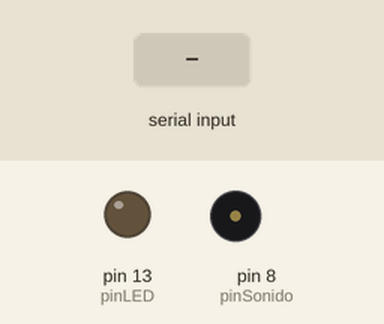
Recording of a sketch running on a simulated Arduino Uno, built with avr-gcc and run on an emulated ATmega328P. Parts: output pins drawn as LEDs (lit = HIGH), buzzer (waves = sounding). The test bench sets the inputs (shaded band).

Above: at 1.2 s.
1.3 s: "a" received over Serial
At 2.1 s:
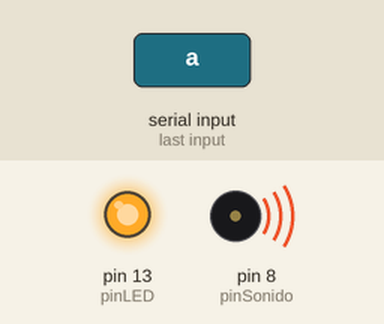
2.8 s: "b" received over Serial
At 3.3 s:
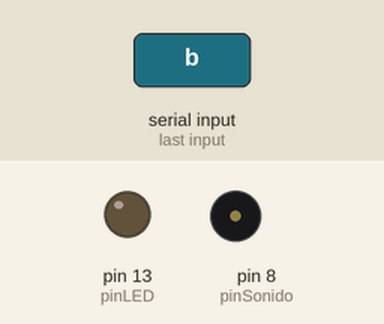
Timing chart, 0 to 5.8 s (numbered marks = the images above; inputs shaded):
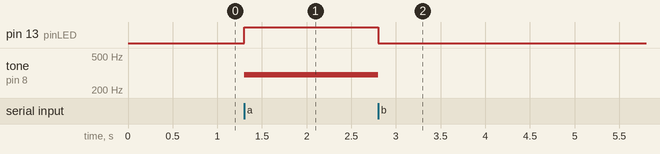

Measured:
- after the input at 1.3 s, pin 13 (pinLED): LOW → HIGH at once; tone on pin 8 (pinSonido): silent → 300 Hz at once
- after the input at 2.8 s, pin 13 (pinLED): HIGH → LOW at once; tone on pin 8 (pinSonido): 300 Hz → silent at once

The sketch:

arduino.ino
```cpp
const int pinLED = 13;
const int pinSonido = 8;
const int frecuencia = 300;

void setup()
{
  Serial.begin(9600);
  pinMode(pinLED, OUTPUT);
  pinMode(pinSonido, OUTPUT);
}
void loop()
{
    char option = Serial.read();
    if (option == 'a')
      {
        digitalWrite(pinLED, HIGH);
        tone(pinSonido, frecuencia);
        delay(200);
      }
    if (option == 'b')
      {
        digitalWrite(pinLED, LOW);
        noTone(pinSonido);
        delay(200);
      }

}
```
